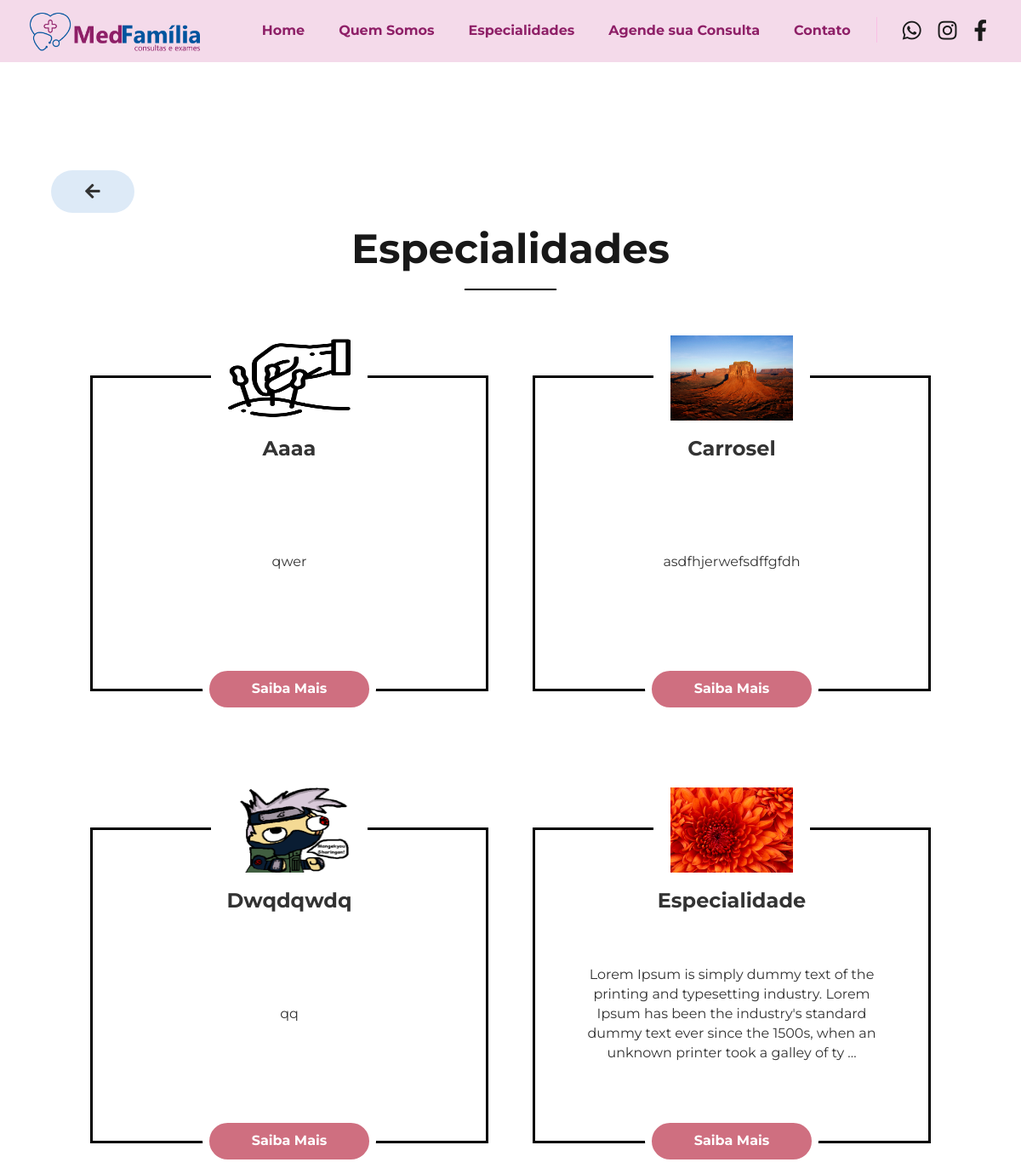
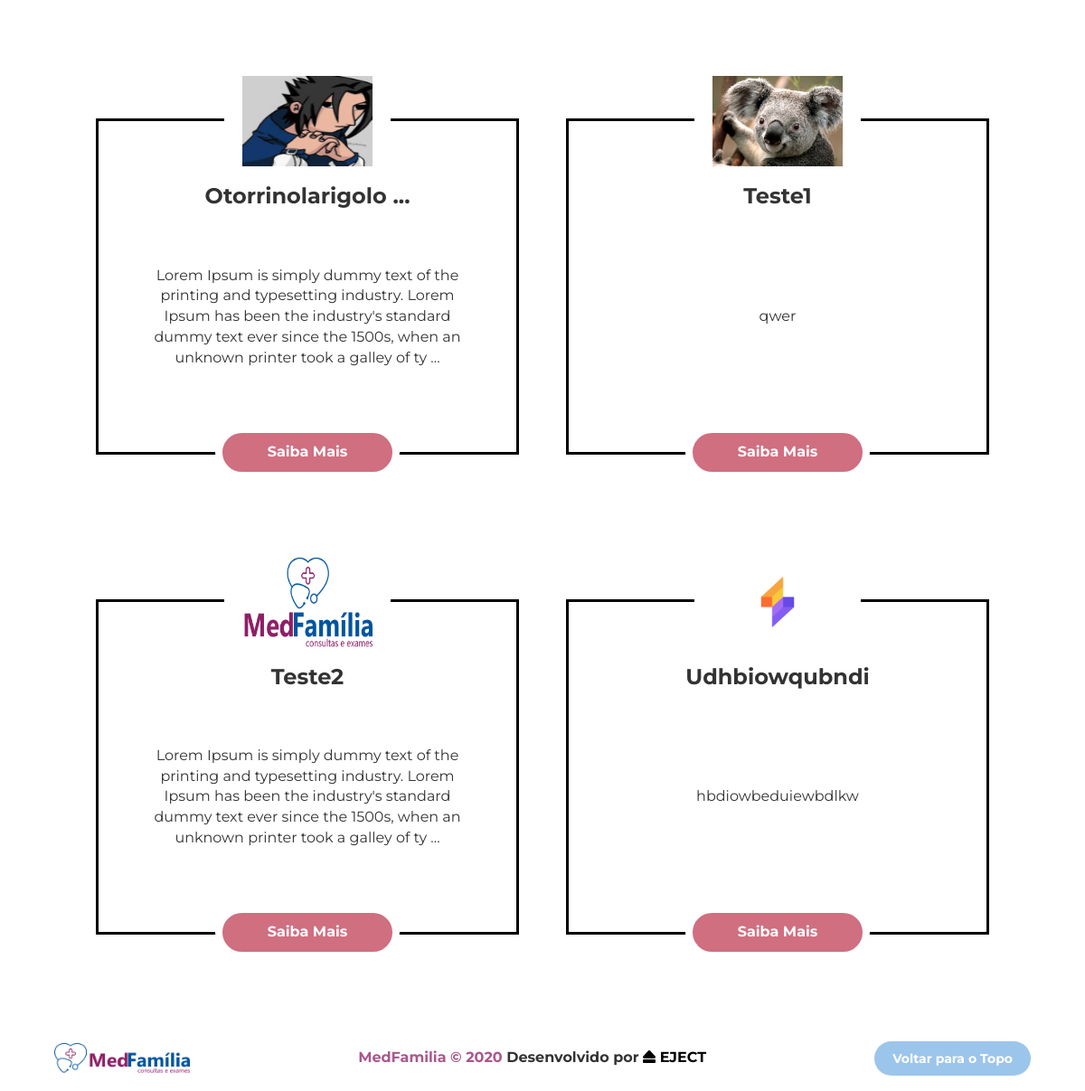
The page /especialidades/ on the database its author committed (2 pictures, top to bottom).
### medfamilia/models.py (models this page shows, shortened)
class Especialidade (models.Model):
    nome = models.CharField(max_length=100, verbose_name='Nome')
    descricao = models.TextField(verbose_name='Descrição')
    imagem = models.ImageField(upload_to='especialidades')
    class Meta:
        ordering = ['nome']
        verbose_name_plural = '02 - Especialidades'

### medfamilia/views.py (the view)
# urls.py: path('especialidades/', views.especialidades, name='especialidades'),
def especialidades (request):
    especialidades = Especialidade.objects.all()
    return render(request, 'especialidades.html', {'especialidades': especialidades})

### medfamilia/templates/especialidades.html (shortened to what this page needs)
{% extends 'base.html' %}
{% load static %}
{% block css %}
    <link rel="stylesheet" href="https://stackpath.bootstrapcdn.com/bootstrap/4.4.1/css/bootstrap.min.css">
    <link rel="stylesheet" href="https://maxcdn.bootstrapcdn.com/bootstrap/3.3.7/css/bootstrap.min.css">
    <link rel="stylesheet" href="{% static 'css/especialidades.css' %}">
{% endblock %}
{% block body %}
    <section id="especialidades-gerais">
        <div class="especialidades-gerais-container">
            <div class="voltar-para-pagina-anterior-botao" onclick="window.history.back();" data-aos="fade-left" data-aos-duration="1000">
                <i class="fas fa-arrow-left"></i>
            </div>
            <div class="especialidades-gerais-content">
                <h1 data-aos="fade-down" data-aos-delay="100" data-aos-duration="1000">Especialidades</h1>
                <div class="linha-abaixo-titulo" data-aos="fade-left" data-aos-delay="100" data-aos-duration="1000"></div>
                <div class="especialidades-gerais-content">
                    <div class="especialidades-gerais-cards" data-aos="fade-up" data-aos-duration="1000">
                        {% for especialidade in especialidades %}
                            <div class="especialidades-gerais-card">
                                <img src="{{especialidade.imagem.url}}" alt="imagem - {{especialidade.nome}}">
                                <h3 data-toggle="tooltip" data-placement="bottom" title="{{especialidade.nome}}">{{especialidade.nome | truncatechars_html:20}}</h3>
                                <p>{{especialidade.descricao | truncatechars_html:200}}</p>
                                <form action="{% url 'especialidade_especifica' especialidade.id %}">
                                    <button class="button-saibamais-carousel-card">Saiba Mais</button>
                                </form>
                            </div>
                        {% endfor %}
                    </div>
                </div>
            </div>
        </div>
    </section>
{% endblock %}

### medfamilia/templates/base.html (shortened to what this page needs)
{% load static %}
<!DOCTYPE html>
<html lang="pt-br">
<head>
    <link rel="stylesheet" href="{% static 'css/base.css' %}">
    <link rel="stylesheet" href="{% static 'css/footer.css' %}">
    <link href="https://unpkg.com/aos@2.3.1/dist/aos.css" rel="stylesheet">
    <link href="https://use.fontawesome.com/releases/v5.8.1/css/all.css"  rel="stylesheet">
    <link rel="stylesheet" href="https://stackpath.bootstrapcdn.com/bootstrap/4.4.1/css/bootstrap.min.css">
    <link rel="stylesheet" href="https://maxcdn.bootstrapcdn.com/bootstrap/3.3.7/css/bootstrap.min.css">
    {% block css %}
    {% endblock %}
</head>
<body>
    <section id="navbar">
        <div id="navbar-desktop" data-aos="fade-down" data-aos-delay="200" data-aos-duration="1000">
            <div class="navbar-desktop-container">
                <img src="{% static 'imagens/logo.png' %}" class="navbar-logo" data-aos="fade-down" data-aos-delay="300" data-aos-duration="1000">
                <div class="navbar-desktop-links" data-aos="fade-down" data-aos-delay="400" data-aos-duration="1000">
                    <ul class="navbar-desktop-section-links" id="navbar-desktop-section-links">
                        {% if request.path == '/' %}
                            <li><a href="#home" class="active">Home</a></li>
                            <li><a href="#quem-somos">Quem Somos</a></li>
                            <li><a href="#especialidades">Especialidades</a></li>
                            <li><a href="#agendar-sua-consulta">Agende sua Consulta</a></li>
                            <li><a href="#contato">Contato</a></li>
                        {% else %}
                            <li>
                            <form action="{% url 'index' %}" method="POST">
                                <a href="" onclick="this.closest('form').submit();return false;">Home</a>
                            </form>
                            </li>
                            <li>
                            <form action="{% url 'index' %}" method="POST">
                                <a href="" onclick="this.closest('form').submit();return false;">Quem Somos</a>
                            </form>
                            </li>
                            <li>
                            <form action="{% url 'index' %}" method="POST">
                                <a href="" onclick="this.closest('form').submit();return false;">Especialidades</a>
                            </form>
                        </li>
                            <li>
                            <form action="{% url 'index' %}" method="POST">
                                <a href="" onclick="this.closest('form').submit();return false;">Agende sua Consulta</a>
                            </form>
                        </li>
                            <li>
                            <form action="{% url 'index' %}" method="POST">
                                <a href="" onclick="this.closest('form').submit();return false;">Contato</a>
                            </form>
                        </li>
                        {% endif %}
                    </ul>
                    <ul class="navbar-desktop-social-links">
                        <li><a href="https://api.whatsapp.com/send?1=pt_BR&phone=5584999530043" target="_blank"><i class="fab fa-whatsapp"></i></a></li>
                        <li><a href="https://www.instagram.com/medfamilia/" target="_blank"><i class="fab fa-instagram"></i></a></li>
                        <li><a href="https://www.facebook.com/clinicamedfamilia/" target="_blank"><i class="fab fa-facebook-f"></i></a></li>
                    </ul>
                </div>
            </div>
        </div>
    </section>
    {% block body %}
    {% endblock %}
    <footer id="footer">
        <div class="footer-container">
            <img src="{% static 'imagens/logo.png' %}" class="footer-logo">
            <div class="footer-copyright-informacao">
                <p><strong>MedFamilia © 2020</strong> Desenvolvido por <a href="http://www.ejectufrn.com.br/" target="_blank"><i class="fas fa-eject"></i> EJECT</a></p>
            </div>
            <div class="botao-voltar-para-topo">
                <a onclick="voltarParaTopo()">Voltar para o Topo</a>
            </div>
        </div>
    </footer>
</body>
</html>

### medfamilia/static/css/base.css (style rules this page uses)
* { margin: 0; padding: 0; scroll-behavior: smooth; }
body h1 { font-family: 'Montserrat', sans-serif; font-weight: 700; font-size: 48px; }
body h3 { font-family: 'Montserrat', sans-serif; font-weight: 700; font-size: 24px; }
body p { font-family: 'Montserrat', sans-serif; font-weight: 400; font-size: 16px; }
body a { font-family: 'Montserrat'; font-weight: 700; }
#navbar-desktop { background: #F4DAEA; position: fixed; width: 100%; margin: auto; padding: 10px 0px 0px; z-index: 99; }
.navbar-desktop-container { width: 95%; margin: auto; }
.navbar-desktop-container img { width: 200px; margin: 5px; }
.navbar-desktop-links { display: flex; float: right; flex-direction: row; }
.navbar-desktop-section-links { display: flex; flex-direction: row; padding-right: 10px; }
.navbar-desktop-section-links li { list-style: none; margin: 15px 0px; }
.navbar-desktop-section-links li a { text-decoration: none; font-size: 16px; padding: 25px 20px; color: #8E1F67; transition: 0.3s ease-in-out; cursor: pointer; border-bottom: 2px solid transparent; }
.navbar-desktop-social-links { display: flex; height: 30px; margin: 10px auto; padding-left: 20px; flex-direction: row; border-left: 1px solid rgb(250, 191, 229); }
.navbar-desktop-social-links li { list-style: none; margin: 3px 0px; }
.navbar-desktop-social-links li a { color: rgb(26, 26, 26); text-decoration: none; font-size: 14px; padding: 20px 10px; transition: 0.3s ease-in-out; }
.navbar-desktop-social-links li a i { font-size: 25px; }

### medfamilia/static/css/footer.css (style rules this page uses)
#footer { padding: 20px 0px; }
.footer-container { width: 90%; margin: auto; display: flex; flex-direction: row; justify-content: space-between; align-items: center; }
.footer-container img { width: 150px; }
.footer-container p { margin: auto; text-align: center; font-family: 'Montserrat'; font-weight: 700; }
.footer-container p strong { color: #AA578D; }
.footer-container p a { color: black; text-decoration: none; cursor: pointer; }
.botao-voltar-para-topo a { background: rgb(156, 197, 236); color: rgb(255, 255, 255) !important; font-family: 'Montserrat'; font-size: 14px; font-weight: 700; text-decoration: none; padding: 10px 20px; border-radius: 30px; cursor: pointer; transition: 0.4s ease-in-out; }

### medfamilia/static/css/especialidades.css (style rules this page uses)
#especialidades-gerais { padding-top: 150px; }
.especialidades-gerais-container { width: 90%; margin: auto; overflow: hidden; }
.voltar-para-pagina-anterior-botao i { background: rgb(221, 234, 247); padding: 15px 40px; border-radius: 30px; font-size: 20px; margin-bottom: -50px; cursor: pointer; transition: 0.4s ease-in-out; }
.especialidades-gerais-content h1 { text-align: center; margin: 30px 0px 20px; color: rgb(24,24,24); }
.linha-abaixo-titulo { border-bottom: 2px solid black; width: 10%; margin: auto; }
.especialidades-gerais-cards { display: flex; flex-wrap: wrap; margin: auto; padding: 20px 20px; }
.especialidades-gerais-card { border: 3px solid black; display: flex; flex-direction: column; align-items: center; justify-content: center; width: 23%; margin: 80px auto; padding: 20px 0px 0px; }
.especialidades-gerais-card img { width: 40%; height: 100px; background: rgb(255, 255, 255); padding: 0px 20px; border: none; margin: -70px auto 0px; -webkit-user-drag: none; }
.especialidades-gerais-card h3 { display: flex; justify-content: space-around; align-items: center; text-align: center; overflow: hidden; margin: 20px auto 0px; width: 80%; text-transform: capitalize; }
.especialidades-gerais-card p { display: flex; justify-content: space-around; align-items: center; text-align: center; overflow: hidden; width: 80%; height: 200px; margin: 20px auto; }
.especialidades-gerais-card button { display: flex; justify-content: center; align-items: center; width: 100%; background: #CF6F80; border: 8px solid rgb(255, 255, 255); text-align: center; border-radius: 30px; margin: 0px auto -30px; padding: 10px 50px; color: white; font-family: 'Montserrat', sans-serif; font-size: 16px; font-weight: 700; outline: none; transition: 0.3s ease-in-out; }
@media screen and (max-width: 1600px) { .especialidades-gerais-card { width: 30%; } }
@media screen and (max-width: 1250px) { #especialidades-gerais { padding-top: 200px; } }
@media screen and (max-width: 1250px) { .especialidades-gerais-card { width: 45%; } }

### rows shown on the page
Especialidade: imagem (picture), nome "Aaaa", descricao "qwer"
Especialidade: imagem (picture), nome "Carrosel", descricao "asdfhjerwefsdffgfdh"
Especialidade: imagem (picture), nome "Dwqdqwdq", descricao "qq"
Especialidade: imagem (picture), nome "Especialidade", descricao "Lorem Ipsum is simply dummy text of the printing and typesetting industry. Lorem Ipsum has been the industry's standard dummy text ever since the 1500s, when an unknown printer took a galley of ty ..."
Especialidade: imagem (picture), nome "Otorrinolarigolo ...", descricao "Lorem Ipsum is simply dummy text of the printing and typesetting industry. Lorem Ipsum has been the industry's standard dummy text ever since the 1500s, when an unknown printer took a galley of ty ..."
Especialidade: imagem (picture), nome "Teste1", descricao "qwer"
Especialidade: imagem (picture), nome "Teste2", descricao "Lorem Ipsum is simply dummy text of the printing and typesetting industry. Lorem Ipsum has been the industry's standard dummy text ever since the 1500s, when an unknown printer took a galley of ty ..."
Especialidade: imagem (picture), nome "Udhbiowqubndi", descricao "hbdiowbeduiewbdlkw"
